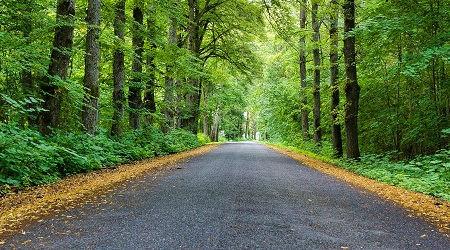
#> input picture image_processing_files/road.jpg, 450 x 250 px, found by its file name
$ python masking.py
#> lines starting #> are read from the running program, lines starting #| are printed output that depends on the picture; after the words box and inside, x2 and y2 are one past the last pixel; in counts of white or black regions, pixels touching at a corner belong together
import cv2 as cv
import numpy as np


path = r"Fundamentals-of-Computer-Vision-using-openCV\image_processing_files\road.jpg"

img = cv.imread(path)
#> img is the input picture: shape (250, 450, 3); mean B, G, R 61.6, 111, 89.5
cv.imshow("original image",img)

print(img.shape)
#| (250, 450, 3)
blank = np.zeros((img.shape[:2]),dtype='uint8')
cv.imshow("blank image",blank)

circle = cv.circle(blank,(blank.shape[1]//2,blank.shape[0]//2),100,255,thickness=-1)
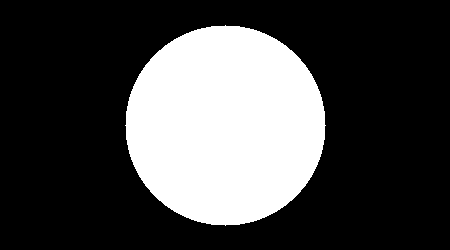
#> blank: shape (250, 450); 27.9% white; 1 white region, box (x1, y1, x2, y2) and area: (125, 25, 326, 226) 31417
cv.imshow("mask",circle)

masked_image = cv.bitwise_and(img,img,mask=circle)
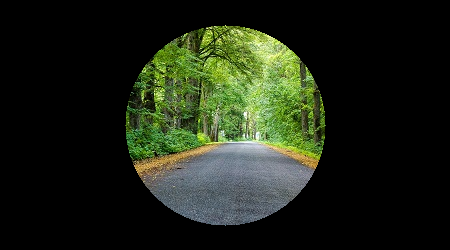
#> masked_image: shape (250, 450, 3); mean B, G, R 21.7, 36, 29.4

cv.imshow("masked image",masked_image)

#> (the run stopped early here; a loop or call above may not have finished)

$ run again, with image_processing_files/house.jpg copied over image_processing_files/road.jpg
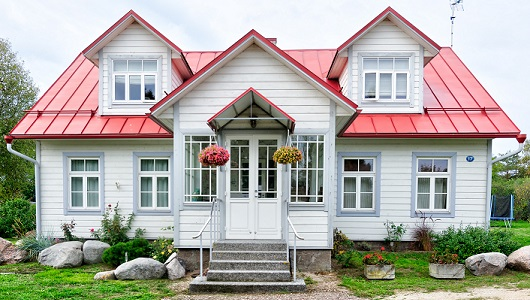
#> input picture image_processing_files/house.jpg, 530 x 300 px, found by its file name
#> img is the input picture: shape (300, 530, 3); mean B, G, R 160.2, 167.9, 170.2
#| (300, 530, 3)
#> `circle = cv.circle(blank,(blank.shape[1]//2,blank.shape[0]//2),100,255..`:
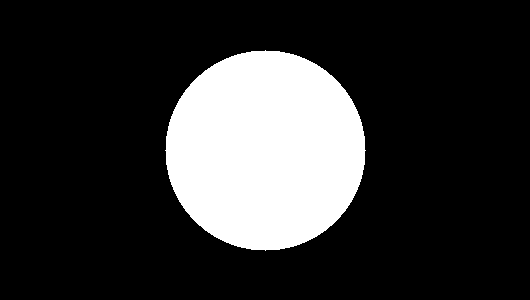
#> blank: shape (300, 530); 19.8% white; 1 white region, box (x1, y1, x2, y2) and area: (165, 50, 366, 251) 31417
#> `masked_image = cv.bitwise_and(img,img,mask=circle)`:
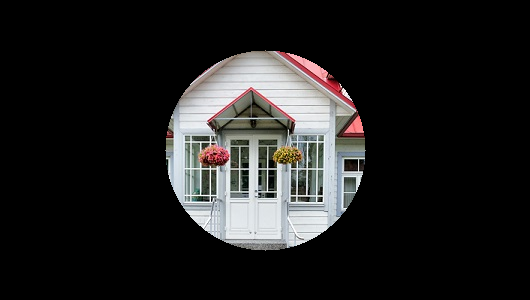
#> masked_image: shape (300, 530, 3); mean B, G, R 31.4, 31.7, 32.1

$ run again, with image_processing_files/my-passport-photo.jpg copied over image_processing_files/road.jpg
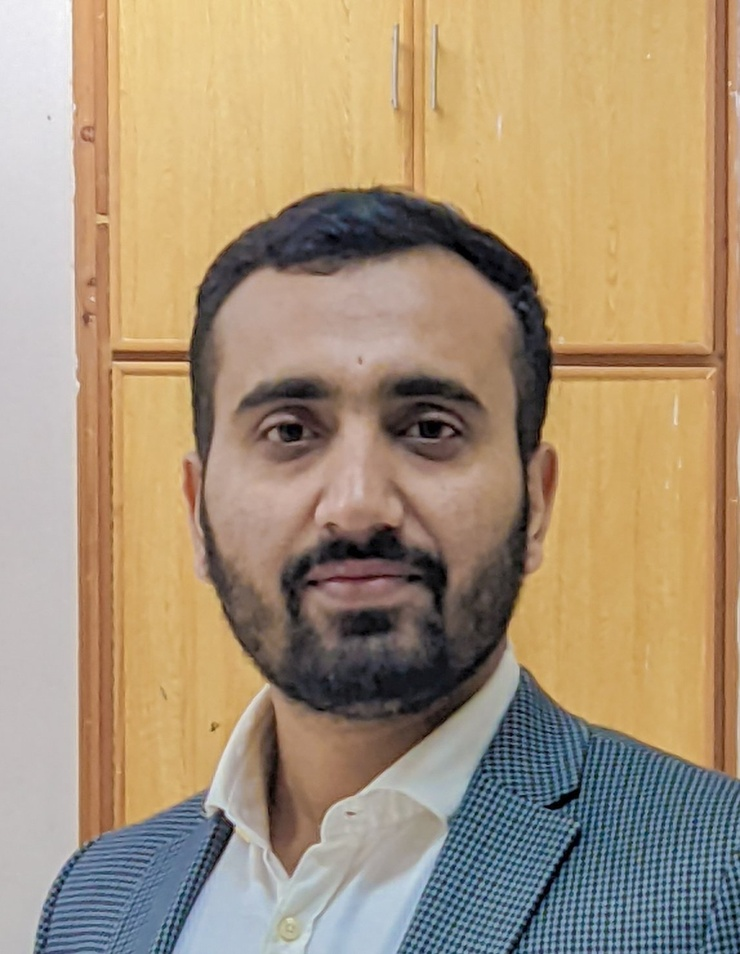
#> input picture image_processing_files/my-passport-photo.jpg, 740 x 954 px, shrunk from 1148 x 1481 before the run, found by its file name
#> img is the input picture: shape (954, 740, 3); mean B, G, R 120.1, 147, 167.3
#| (954, 740, 3)
#> `circle = cv.circle(blank,(blank.shape[1]//2,blank.shape[0]//2),100,255..`:
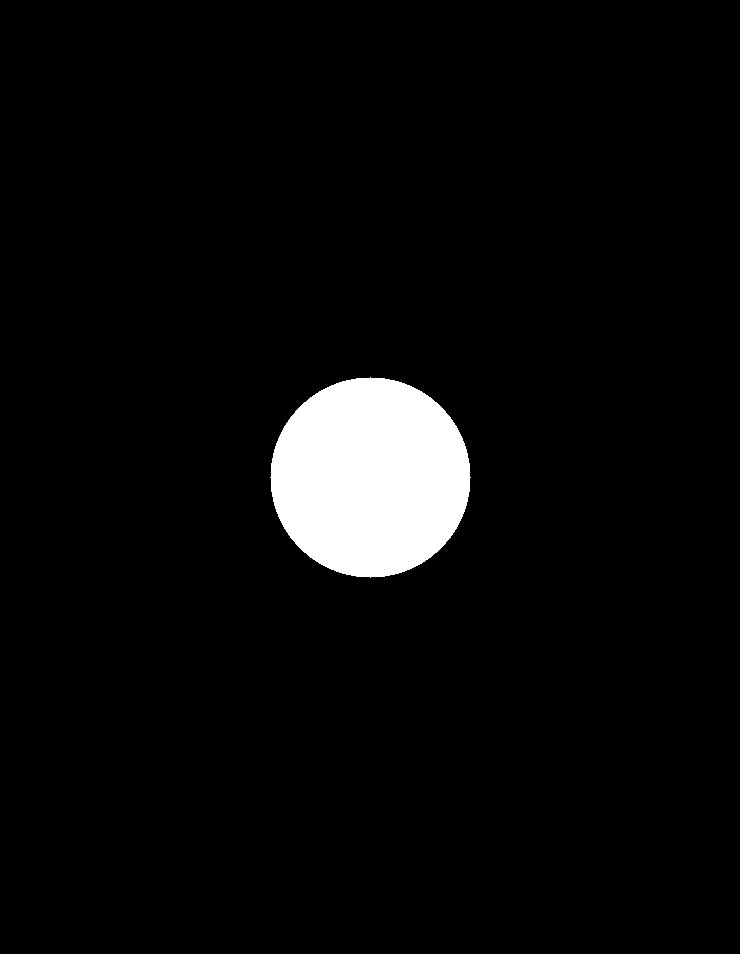
#> blank: shape (954, 740); 4.5% white; 1 white region, box (x1, y1, x2, y2) and area: (270, 377, 471, 578) 31417
#> `masked_image = cv.bitwise_and(img,img,mask=circle)`:
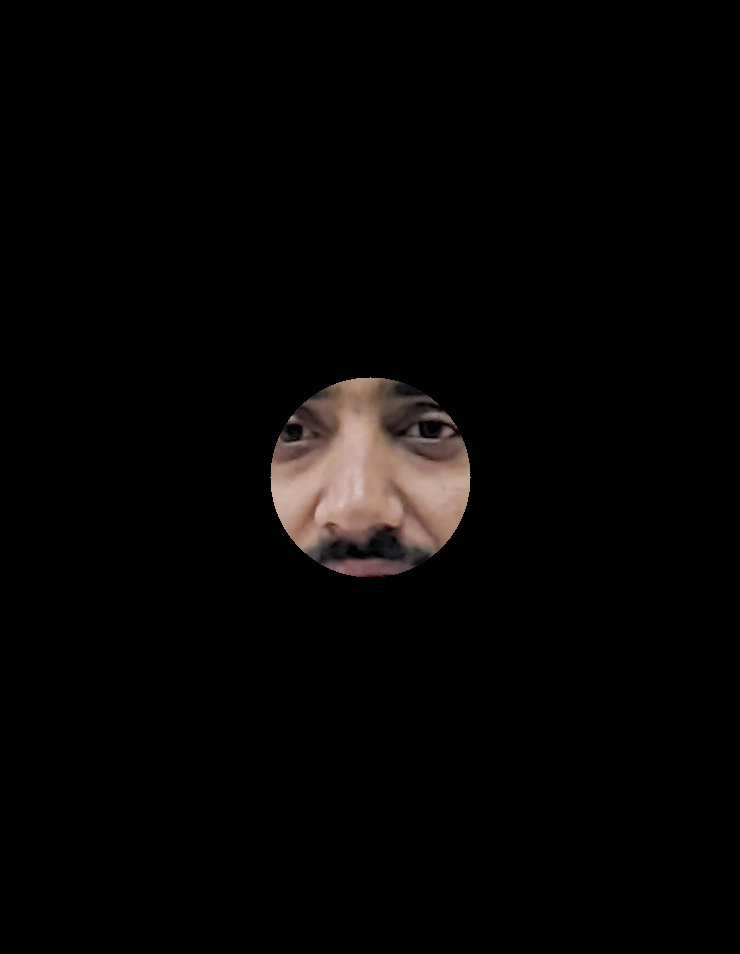
#> masked_image: shape (954, 740, 3); mean B, G, R 4.3, 4.8, 6
